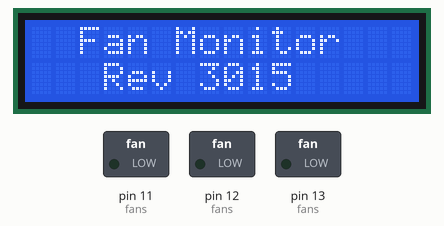
Recording of a sketch running on a simulated Arduino Uno, built with avr-gcc and run on an emulated ATmega328P. On the bench: 16×2 character LCD, switched loads named in the sketch (green lamp = pin HIGH). What the sketch prints to the serial monitor is not drawn.

Above: at 0.2 s.
At 3.2 s:
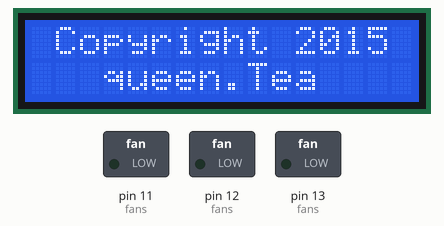
At 7.9 s:
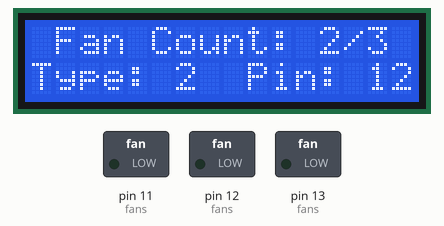
At 11.4 s:
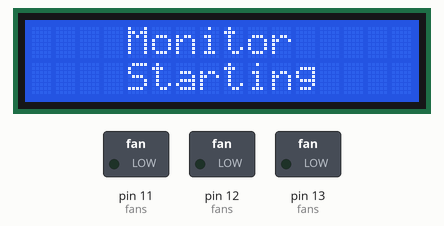
At 14.4 s:
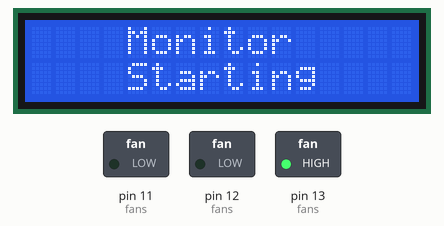
At 33.5 s:
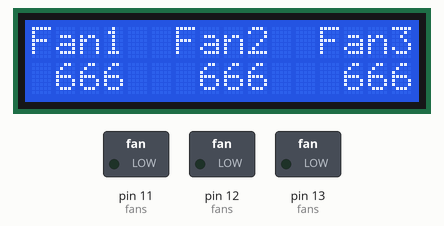
Timing chart, 0 to 40.0 s (numbered marks = the images above):
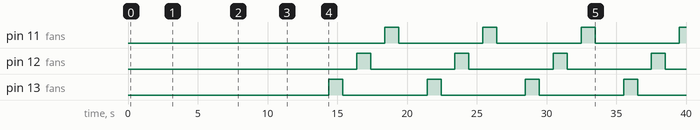

The sketch:

fanMon.ino
```cpp
// (licence header left out)
#define VERSION 3015
#define PROCNAME "Fan Monitor"
#define DEBUG 1
#define LCDDEBUG 1
#define LCDENABLE 1
#define MSGDELAY 3000
#define DOTDELAY 100
#define FANTIMEOUT 1000
#define LCDHEIGHT 2
#define LCDWIDTH 16
#define SAMPLESIZE 100
#define fanC 3
#define POLLCYCLEDELAY 1000
#define FREQFADEDELAY 1000

#include <FreqMeasure.h>
#include <LiquidCrystal.h>
LiquidCrystal lcd( 7, 6, 5, 4, 3, 2);

int Calc = 0;
double sum=0;
int count=0;
unsigned long startT=0;

/* ***************** TYPEDEF Structures ****************** */

typedef struct{
  char fantype;
  unsigned int fandiv; }fanspec;

//sensor dividers
fanspec fanspace[4]={{0,1},{1,2},{2,4},{3,8}};

typedef struct{
  char fan;
  int type;
  int triggerpin;
  int rpm;
}fandef;

//set the fans being measured.
fandef fans[fanC]={{0,2,13,0},{1,2,12,0},{2, 2 ,11,0}};


/* ********************* Main Code ******************* */

void setup() {
  // put your setup code here, to run once:
  Serial.begin(57600);
  LCDinit();
  initMessages();
  serialInTest(DEBUG);
  fanInit();
  }

void loop() {
if (DEBUG){ Serial.println("Starting Main Loop\r\n running calcs:");}
checkRPM(SAMPLESIZE);
if(LCDENABLE) {printLCD();}
if (DEBUG){ Serial.println("End Main Loop\r\n");}
delay(POLLCYCLEDELAY);
}


/* ************************** MESSAGES *********************** */
void serialInTest(bool test) {
    Serial.print("\tUnit in mode: ");
    Serial.println(test);
    Serial.println();
    delay(MSGDELAY/2);
}

void initMessages() {
  startT = millis();
  Serial.print(PROCNAME);
  Serial.print(" Rev ");
  Serial.print(VERSION, DEC);
  Serial.println("\r\nCopyright queen.Tea 2015\r\nStarting...\r\n");

  Serial.println("RPM Monitor Info\r\n\tFan Setups\r\n\t\tHall Sensor Types\r\n\t\t\t0 - Mono Pole\r\n\t\t\t1 - Bi Pole\r\n\t\t\t2 - Quad Pole\r\n");
  for (int x = 0; x<fanC ;x++){
    Serial.print("\t\tFan ");
    Serial.print(x+1,DEC);
    Serial.print(": Sensor Type: ");
    Serial.print(fans[x].type);
    Serial.print(" Trigger Pin: ");
    Serial.println(fans[x].triggerpin);
    }

if (LCDENABLE) {
  lcd.setCursor(2,0);
  lcd.print(PROCNAME);
  lcd.setCursor(3,1);
  lcd.print("Rev ");
  lcd.print(VERSION, DEC);
  delay(MSGDELAY);

  lcd.clear();
  lcd.setCursor(1,0);
  lcd.print("Copyright 2015");
  lcd.setCursor(3,1);
  lcd.print("queen.Tea");
  delay(MSGDELAY);
  lcd.clear();
  /*short boot fan info*/
  for (int x = 0; x<fanC ;x++){
    lcd.setCursor(1,0);
    lcd.print("Fan Count: ");
    lcd.print(x+1, DEC);
    lcd.print("/");
    lcd.print(fanC, DEC);
    lcd.setCursor (0,1);
    lcd.print("Type: ");
    lcd.print(fans[x].type);
    LCDalignRight(String("Pin: ") + String(fans[x].triggerpin,DEC),1);
    delay(MSGDELAY/2);
    lcd.clear();
    delay(250);
   lcd.clear();
  }
  /* Long Boot
  lcd.clear();
  lcd.setCursor(1,0);
  lcd.print("Fan Count:");
  lcd.setCursor(14,0);
  lcd.print(fanC, DEC);
  delay(MSGDELAY);

  lcd.clear();
  Serial.println("RPM Monitor Info\r\nFan Setups:\r\nFan Hall Sensor Types:\r\n 0:Mono Pole\r\n 1:Bi Pole\r\n 2:Quad Pole\r\n");
  for (int x = 0; x<fanC ;x++){
    lcd.print("Fan ");
    lcd.print(x+1,DEC);
    lcd.print("  Type: ");
    lcd.print(fans[x].type);
    Serial.print("Fan ");
    Serial.print(x+1,DEC);
    Serial.print(": Sensor Type: ");
    Serial.print(fans[x].type);
    lcd.setCursor(0,1);
    lcd.print("Trigger Pin: ");
    lcd.print(fans[x].triggerpin);
    Serial.print(" Trigger Pin: ");
    Serial.println(fans[x].triggerpin);
    delay(MSGDELAY/2);
    lcd.clear();
    delay(250);
   lcd.clear();
  }*/


  lcd.setCursor(4,0);
  lcd.print("Monitor");
  lcd.setCursor(4,1);
  lcd.print("Starting");
  delay(MSGDELAY/2);
}
Serial.println("\r\nMonitor Starting...");
}
/* *************************** INIT Proc ****************************** */
void fanInit() {
  for (int x = 0; x<fanC; x++){
    pinMode(fans[x].triggerpin, OUTPUT);
    digitalWrite(fans[x].triggerpin, LOW);
  }
}

void LCDinit() {
  lcd.begin(LCDWIDTH, LCDHEIGHT);
}


/* *********************Main Functions and Subs*********************** */

void LCDalignRight(String str, int r){
  if (str.length()>=LCDWIDTH){return;} else {
    lcdProc(str,LCDWIDTH-str.length(),r);
  }
}

void printLCD(){
  //int startP=0;
  int offset = 2;
  int rpmLast[]={0,0};
  int lblLast[]={0,1};
  String msg = "Fan";
  lcd.clear();
  for (int x=0; x < fanC;x++){
   // startP=lastP[0];
    if (LCDDEBUG){
      Serial.print(" printLCD: x:");
      Serial.println(x);
      Serial.print("  lblLast: ");
      Serial.print(lblLast[0]);
      Serial.print("  rpmLast: ");
      Serial.println(rpmLast[0]);
    }
    lblLast[0]=lcdProc(msg + String(x+1,DEC),lblLast[0],0)+offset;
    rpmLast[0]=lcdProc(String(fans[x].rpm,DEC),rpmLast[0],1)+offset;
   // startP=lastP[0]+2;
    if (LCDDEBUG){
      Serial.print("  lblLast: ");
      Serial.print(lblLast[0]);
      Serial.print("  rpmLast: ");
      Serial.println(rpmLast[0]);
    }
  }
  Serial.println(" printLCD end");
}

int lcdProc (String strIn, int offset,int r){
  int c = 0;
  if (strIn.length() <= 1) { lcd.setCursor(3+offset,r);
  c=3+offset;}
  else if (strIn.length() <= 2) { lcd.setCursor(2+offset,r);
  c=2+offset;}
  else if (strIn.length() <= 3) { lcd.setCursor(1+offset,r);
  c=1+offset;}
  else { lcd.setCursor(0+offset,r);
  c=offset;
  }
  lcd.print(strIn);
  return (strIn.length()+c);
}

void checkRPM(int n){
  if (DEBUG){Serial.println(" checkRPM starting");}
  for (int x=0; x < fanC;x++){
      Serial.print("  checkRPM : for loop-x: ");
      Serial.println(x,DEC);
    fans[x].rpm = getRPMbyHz(fans[x].triggerpin,fans[x].type,n);
    if (fans[x].rpm ==-1) {
       if (DEBUG){fans[x].rpm=666;}else{fans[x].rpm=0;}
    }
    if (DEBUG) {
      Serial.print("  checkRPM: fans.rpm: ");
      Serial.println(fans[x].rpm);
      }
    delay(FREQFADEDELAY);
    }
  if (DEBUG){Serial.println(""); Serial.println(" checkRPM done\r\n");}
}

int getRPMbyHz(int trigPin, int divFac, int n) {
  digitalWrite(trigPin, HIGH);
  startT = millis();
  unsigned long timeI = 0;
  unsigned long now = 0;
  sum = 0;
  count = 0;
  timeI = startT;
  if (DEBUG) {
    Serial.print("  getRPMbyHZ: starting:\r\n   startT: ");
    Serial.print(startT);
    Serial.print(" trigPin: ");
    Serial.print(trigPin);
    Serial.print(" divFac: ");
    Serial.print(divFac);
    Serial.print(" sample size: ");
    Serial.println(n);
  }

  FreqMeasure.begin();
    while(count < n){
      now = millis();
      if (FreqMeasure.available()) {
        sum = sum + FreqMeasure.read();
        count++;
        startT = millis();
        } else if (now - startT > FANTIMEOUT) {
          if (DEBUG) {Serial.print("   getRPMbyHz: to: tT:");
                      Serial.println(now-timeI);}
          digitalWrite(trigPin, LOW);
          return -1;
        } else if (now - startT < 0) {
          if (DEBUG) {Serial.println("   getRPMbyHz: t ovf");}
    }
    }
    float frequency = FreqMeasure.countToFrequency(sum / count);
    float rpm = frequency * 60.0 / float(divFac);

    if (DEBUG){
      Serial.print("   getRPMbyHz: Sum: ");
      Serial.print(sum);
      Serial.print(" Count: ");
      Serial.print(count);
      Serial.print(" f: ");
      Serial.print(frequency);
      Serial.print(" rpm: ");
      Serial.print(rpm);
      Serial.print(" tT:");
      Serial.println(now-timeI);
      }
    sum = 0;
    count = 0;
    digitalWrite(trigPin, LOW);
    return int(rpm);
  }
```

Measured:
- by itself, pin 11 (fans), pin 12 (fans), pin 13 (fans): alternates HIGH for 1.0 s and LOW for 6.0 s
- what the display in image 0 shows lasts 3.0 s, from 0.1 s to 3.1 s
- what the display in image 2 shows lasts 1.5 s, from 7.9 s to 9.4 s
- what the display in image 3 shows lasts 9.0 s, from 11.4 s to 20.4 s
